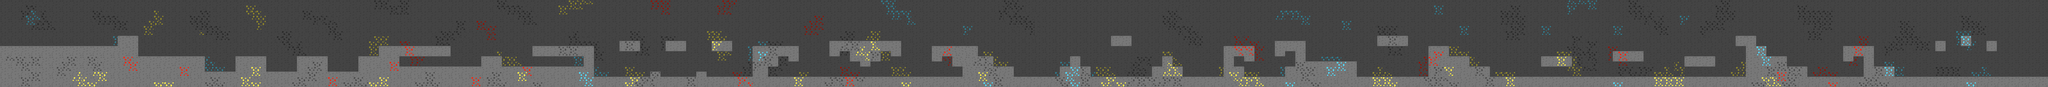

Rendered tile map (Tiled .tmx) drawn with the repository's tilesets; below, a short description and the map source with its tile grids summarised:
An orthogonal 400x17 tile map with 32x32 px tiles, 2 tile layers (Fondo, Deco) and 110 objects.

<map version="1.4" tiledversion="1.4.1" orientation="orthogonal" renderorder="right-down" width="400" height="17" tilewidth="32" tileheight="32" infinite="0" nextlayerid="13" nextobjectid="191">
 <tileset firstgid="1" name="bloques" tilewidth="32" tileheight="32" tilecount="576" columns="64">
  <image source="bloques.png" width="2048" height="296" />
 </tileset>
 <layer id="12" name="Fondo" width="400" height="17">
  <data>[6800 cells, 6800 non-empty, 40 distinct tile ids]</data>
 </layer>
 <layer id="2" name="Deco" width="400" height="17">
  <data>[6800 cells, 0 non-empty, 0 distinct tile ids]</data>
 </layer>
 <objectgroup id="4" name="Ground [2]">
  <object id="5" x="0" y="288" width="736" height="256" />
  <object id="6" x="736" y="224" width="128" height="320" />
  <object id="7" x="864" y="352" width="416" height="192" />
  <object id="8" x="1280" y="448" width="192" height="96" />
  <object id="9" x="1472" y="352" width="192" height="192" />
  <object id="10" x="1664" y="448" width="192" height="96" />
  <object id="11" x="1856" y="352" width="192" height="192" />
  <object id="12" x="2048" y="448" width="192" height="96" />
  <object id="13" x="2240" y="352" width="128" height="192" />
  <object id="16" x="2496" y="416" width="512" height="128" />
  <object id="17" x="3008" y="352" width="128" height="192" />
  <object id="18" x="3136" y="416" width="512" height="128" />
  <object id="24" x="3872" y="256" width="128" height="64" />
  <object id="25" x="4160" y="256" width="128" height="64" />
  <object id="26" x="4448" y="256" width="128" height="64" />
  <object id="27" x="3712" y="480" width="352" height="64" />
  <object id="28" x="4064" y="448" width="64" height="96" />
  <object id="29" x="4128" y="480" width="224" height="64" />
  <object id="30" x="4352" y="448" width="64" height="96" />
  <object id="31" x="4416" y="480" width="288" height="64" />
  <object id="37" x="4800" y="480" width="1216" height="64" />
  <object id="40" x="5376" y="384" width="64" height="27.6667" />
  <object id="53" x="6112" y="352" width="96" height="192" />
  <object id="54" x="6208" y="416" width="128" height="128" />
  <object id="55" x="6336" y="480" width="288" height="64" />
  <object id="56" x="6624" y="416" width="64" height="128" />
  <object id="60" x="6688" y="352" width="64" height="192" />
  <object id="61" x="6752" y="416" width="64" height="128" />
  <object id="62" x="6816" y="480" width="832" height="64" />
  <object id="63" x="7200" y="416" width="192" height="64" />
  <object id="64" x="7264" y="352" width="64" height="64" />
  <object id="65" x="6944" y="224" width="128" height="57" />
  <object id="70" x="7776" y="352" width="64" />
  <object id="71" x="7776" y="352" width="64" height="32" />
  <object id="72" x="7712" y="416" width="64" height="128" />
  <object id="73" x="7776" y="480" width="256" height="64" />
  <object id="79" x="8032" y="416" width="64" height="128" />
  <object id="82" x="8160" y="384" width="320" height="160" />
  <object id="83" x="8480" y="480" width="448" height="64" />
  <object id="84" x="8928" y="288" width="128" height="256" />
  <object id="85" x="8608" y="224" width="192" height="58" />
  <object id="86" x="9056" y="352" width="128" height="192" />
  <object id="87" x="9184" y="416" width="128" height="128" />
  <object id="88" x="9312" y="480" width="1600" height="64" />
  <object id="89" x="10528" y="352" width="192" height="64" />
  <object id="90" x="9632" y="352" width="192" height="64" />
  <object id="91" x="10080" y="320" width="192" height="64" />
  <object id="95" x="10976" y="288" width="64" height="256" />
  <object id="96" x="11040" y="352" width="128" height="192" />
  <object id="97" x="11168" y="416" width="128" height="128" />
  <object id="98" x="11296" y="480" width="352" height="64" />
  <object id="101" x="11520" y="352" width="64" height="32" />
  <object id="102" x="11712" y="416" width="128" height="128" />
  <object id="103" x="11840" y="480" width="960" height="64" />
  <object id="104" x="12096" y="256" width="64" height="64" />
  <object id="105" x="12256" y="224" width="64" height="64" />
  <object id="106" x="12416" y="256" width="64" height="64" />
  <object id="110" x="2368" y="288" width="448" height="64" />
  <object id="111" x="2368" y="352" width="128" height="192" />
  <object id="112" x="3328" y="288" width="384" height="64" />
  <object id="113" x="3648" y="352" width="64" height="160" />
  <object id="114" x="3648" y="512" width="64" height="32" />
  <object id="115" x="4704" y="288" width="288" height="64" />
  <object id="116" x="4704" y="352" width="96" height="192" />
  <object id="119" x="5184" y="256" width="448" height="64" />
  <object id="120" x="5312" y="320" width="192" height="64" />
  <object id="121" x="5824" y="288" width="288" height="64" />
  <object id="123" x="5952" y="352" width="160" height="64" />
  <object id="126" x="7648" y="288" width="192" height="64" />
  <object id="127" x="7968" y="256" width="192" height="64" />
  <object id="128" x="8096" y="320" width="64" height="224" />
  <object id="129" x="7968" y="320" width="64" height="32" />
  <object id="130" x="7648" y="352" width="64" height="192" />
  <object id="132" x="10848" y="224" width="128" height="64" />
  <object id="134" x="11520" y="288" width="192" height="64" />
  <object id="135" x="11648" y="352" width="64" height="192" />
  <object id="139" x="10912" y="288" width="64" height="256" />
  <object id="187" x="12800" y="0" height="480" />
 </objectgroup>
 <objectgroup id="5" name="Little Mob [3]">
  <object id="144" x="1760" y="384" width="32" height="32" />
  <object id="147" x="2560" y="384" width="32" height="32" />
  <object id="148" x="2656" y="384" width="32" height="32" />
  <object id="149" x="2752" y="384" width="32" height="32" />
  <object id="150" x="3232" y="384" width="32" height="32" />
  <object id="152" x="3392" y="384" width="32" height="32" />
  <object id="153" x="3520" y="384" width="32" height="32" />
  <object id="166" x="8800" y="384" width="32" height="32" />
  <object id="167" x="9696" y="448" width="32" height="32" />
  <object id="170" x="10176" y="416" width="32" height="32" />
  <object id="171" x="10592" y="448" width="32" height="32" />
  <object id="182" x="7906" y="417.5" width="30.5" height="31.5" />
  <object id="183" x="8121.33" y="701.333" />
  <object id="184" x="10085.3" y="624" width="9.33333" height="8" />
 </objectgroup>
 <objectgroup id="6" name="Big Mob [4]">
  <object id="155" x="4224" y="384" width="32" height="32" />
  <object id="159" x="5696" y="384" width="32" height="32" />
  <object id="160" x="6432" y="384" width="32" height="32" />
  <object id="163" x="7488" y="384" width="32" height="32" />
  <object id="175" x="12288" y="384" width="32" height="32" />
  <object id="178" x="5088" y="416" width="32" height="32" />
 </objectgroup>
 <objectgroup id="7" name="Tree [5]" />
 <objectgroup id="8" name="Bush [6]" />
 <objectgroup id="9" name="Monster [7]">
  <object id="141" x="1376" y="384" width="32" height="32" />
  <object id="143" x="2144" y="384" width="32" height="32" />
  <object id="145" x="928" y="288" width="32" height="32" />
  <object id="156" x="3872" y="384" width="32" height="32" />
  <object id="157" x="4608" y="384" width="32" height="32" />
  <object id="161" x="7008" y="384" width="32" height="32" />
  <object id="165" x="8576" y="384" width="32" height="32" />
  <object id="173" x="11104" y="192" width="32" height="32" />
  <object id="174" x="11968" y="384" width="32" height="32" />
  <object id="176" x="12608" y="384" width="32" height="32" />
 </objectgroup>
 <objectgroup id="10" name="Villager [8]">
  <object id="138" x="544" y="352" width="32" height="32" />
 </objectgroup>
 <objectgroup id="11" name="Player [9]">
  <object id="137" x="128" y="96" width="32" height="32" />
 </objectgroup>
</map>
